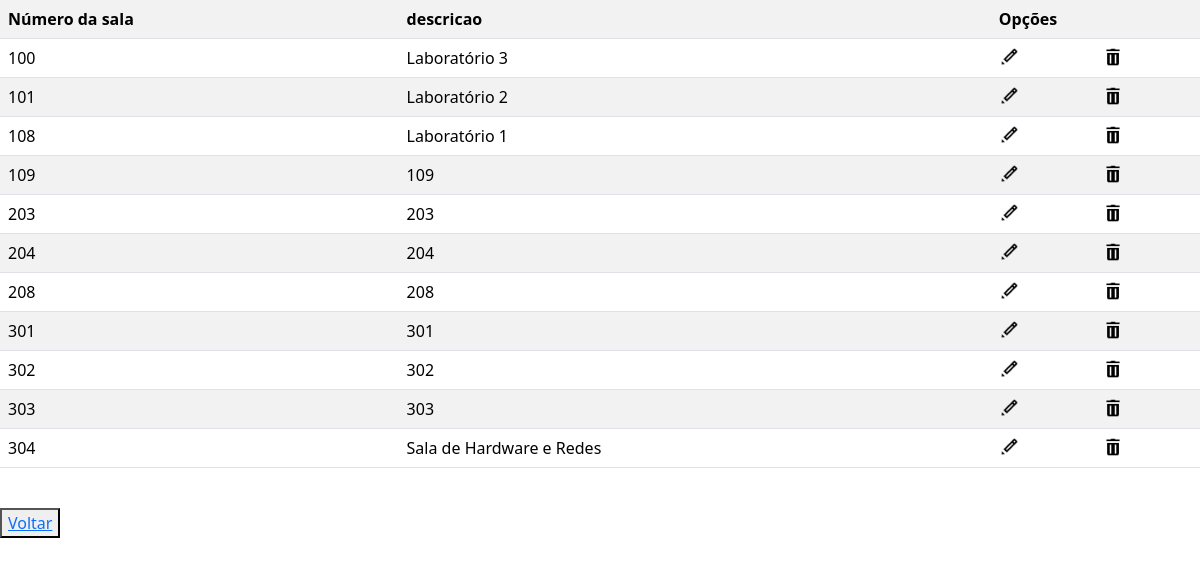
/crud/crud_sala/listar.php (signed in), run on an earlier commit of the app's database.
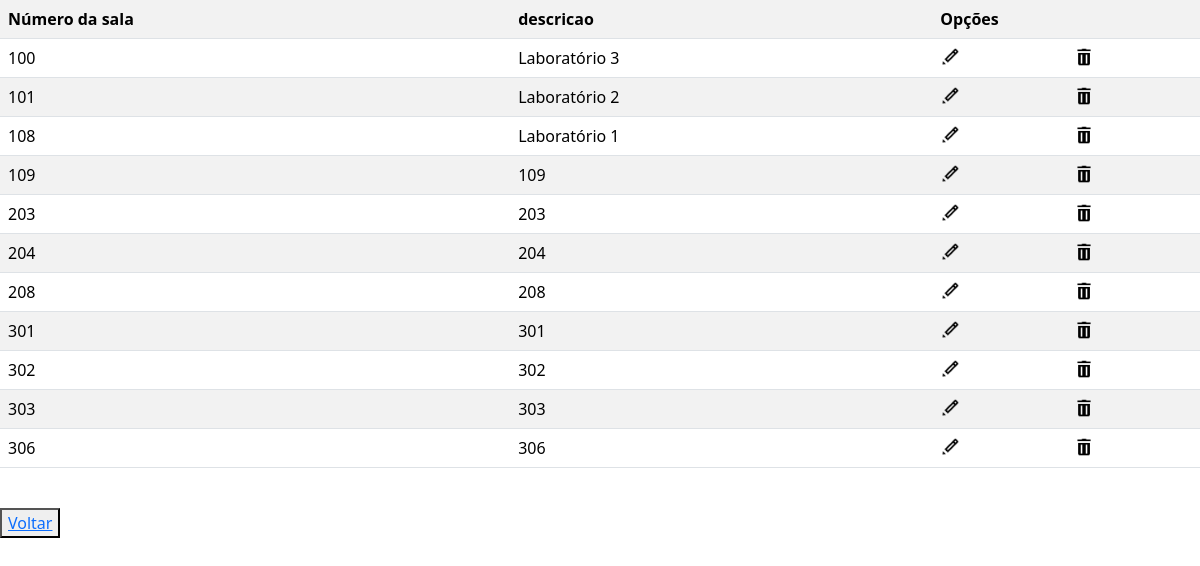
And on a later commit of the database.
### tables this page shows
CREATE TABLE IF NOT EXISTS `sala` (
  `n_sala` int NOT NULL,
  `descricao` varchar(255) NOT NULL,
  PRIMARY KEY (`n_sala`)
);

### crud/crud_sala/listar.php (the view, shortened to what this page needs)
<?php
include('../../conecta.php');
echo "<link rel='stylesheet' href='https://cdn.jsdelivr.net/npm/bootstrap@5.3.3/dist/css/bootstrap.min.css'>";
$sql = "SELECT * FROM sala";
$resultado = mysqli_query($conexao, $sql);
echo '<table class="table table-white table-striped">
<tr>
<th scope="col">Número da sala</th>
<th scope="col">descricao</th>
<th colspan=3>Opções</th>
</tr>';
while ($dados = mysqli_fetch_assoc($resultado)) {
    echo '<tr>';
    echo '<td>' . $dados['n_sala'] . '</td>';
    echo '<td>' . $dados['descricao'] . '</td>';
    echo '<td> <a href="formedit.php?n_sala=' . $dados['n_sala'] . '"> <img src="imagens/editar.png" width="20" height="20"> </a> </td>';
    echo '<td> <a href="excluir?n_sala=' . $dados['n_sala'] . '"> <img src="imagens/excluir.png" width="20" height="20"> </a> </td>';
    echo '</tr>';
}
echo '</table>' . "<br>";
echo '<button><a href="index.php">Voltar</a></button>';

What changed in the data, as far as the page shows it:
removed sala: n_sala "304", descricao "Sala de Hardware e Redes"
added sala: n_sala "306", descricao "306"
